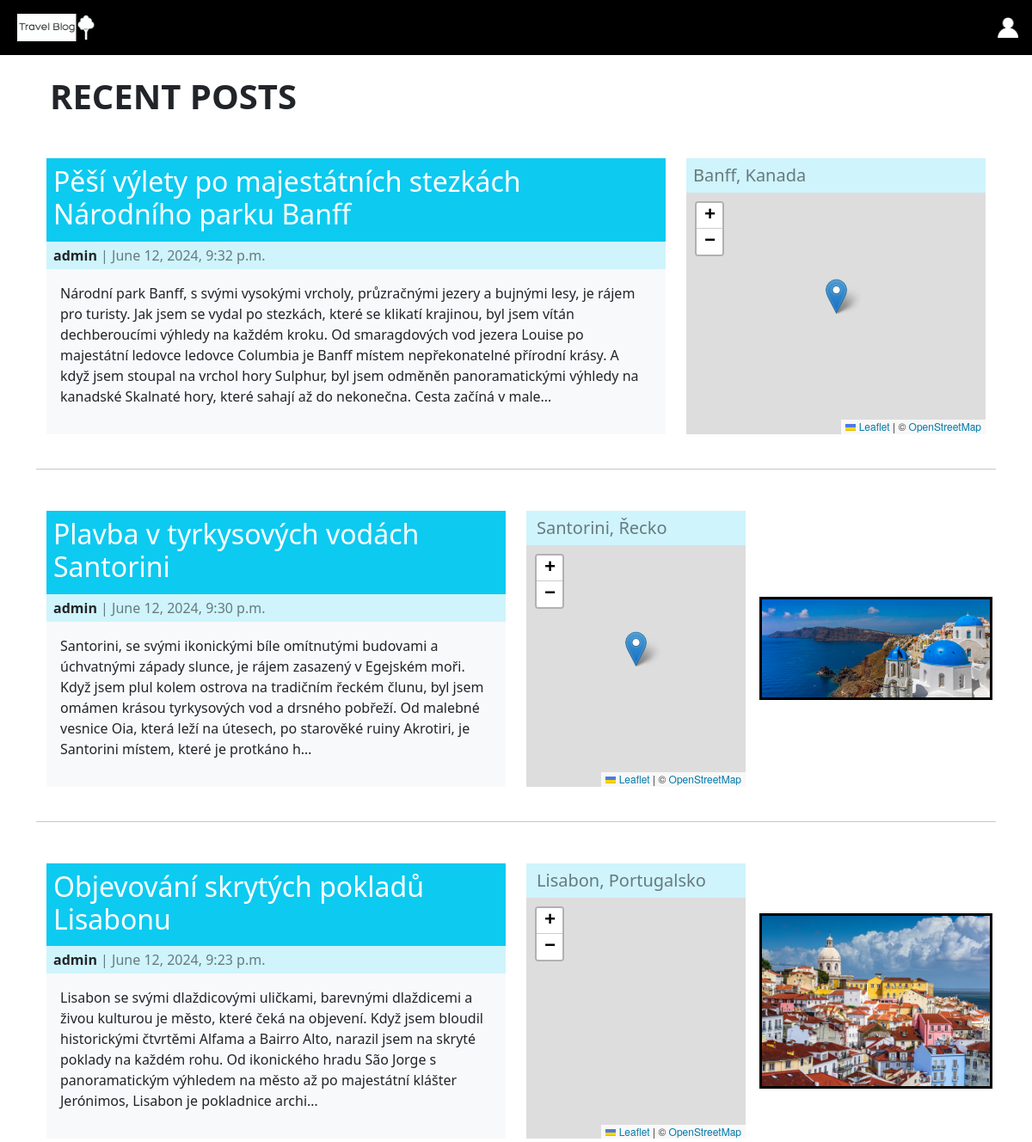
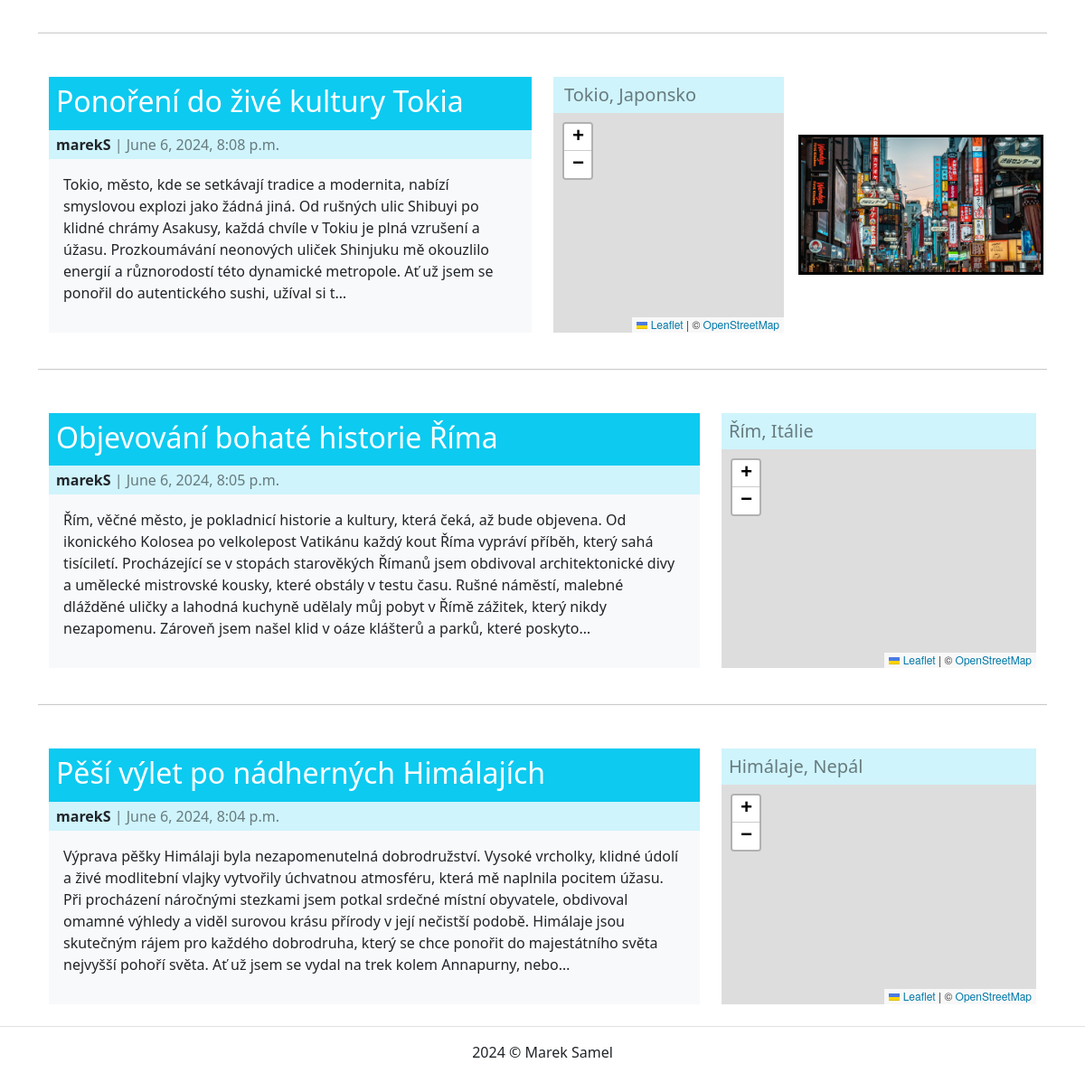
The page / on the database its author committed (2 pictures, top to bottom).
### app/models.py (models this page shows, shortened)
class Post(models.Model):
    title = models.CharField(max_length=255,
                             verbose_name="Post title",
                             help_text="Enter a title",
                             error_messages={"blank": "Enter a title"})
    content = models.TextField(verbose_name="Post text",
                               help_text="Enter post text",
                               error_messages={"blank": "Enter post text"})
    author = models.ForeignKey(User, on_delete=models.CASCADE,
                               verbose_name="Post author")
    created_at = models.DateTimeField(auto_now_add=True,
                                      verbose_name="Post created at")
    updated_at = models.DateTimeField(auto_now=True,
                                      verbose_name="Post updated at")
    location = models.ForeignKey(Location,
                                 on_delete=models.CASCADE,
                                 verbose_name="Post location",
                                 error_messages={"blank": "Enter post location"})
    image = models.ImageField(upload_to='post_media',
                              verbose_name='Post image',
                              blank=True,
                              null=True)
    class Meta:
        ordering = ['-created_at', '-updated_at', 'title', 'location', 'author']
        verbose_name = 'Post'

class Location(models.Model):
    name = models.CharField(max_length=255,
                            verbose_name="Location name",
                            error_messages={'blank': "Enter a location",
                                            'unique': "Enter a unique location"})
    author = models.ForeignKey(User, on_delete=models.CASCADE,
                               verbose_name="Post author")
    latitude = models.FloatField(validators=[MinValueValidator(-90), MaxValueValidator(90)],
                                 error_messages={'blank': "Enter a latitude"})
    longitude = models.FloatField(validators=[MinValueValidator(-180), MaxValueValidator(180)],
                                  error_messages={'blank': "Enter a longitude"})
    description = models.CharField(blank=True,
                                   null=True,
                                   max_length=255)
    creation_time = models.DateTimeField(auto_now_add=True)
    class Meta:
        ordering = ['name', 'latitude', 'longitude']
        verbose_name = 'Location'
    def __str__(self):
        return self.name

### app/views.py (the view)
# urls.py: path('', HomeView.as_view(), name='home'),
class HomeView(ListView):
    model = Post
    template_name = 'home.html'
    context_object_name = 'post'

### app/templates/home.html (shortened to what this page needs)
{% extends 'base.html' %}
{% block content %}
    <h1 class="mt-4 mb-4 ms-3">
        <b>RECENT POSTS</b>
    </h1>
    {% for post in post %}
        {% if post.image %}
            <div class="container mt-5">
                <div class="row d-flex align-items-stretch">
                    <div class="col-md-6 d-flex flex-column">
                        <div class="bg-info p-1">
                            <a href="{% url 'post_detail' post.pk %}" class="text-decoration-none text-white">
                                <h2 class="ps-1 pt-1">{{ post.title|truncatechars:40 }}</h2>
                            </a>
                        </div>
                        <div class="bg-info-subtle p-1">
                            <h7 class="text-black-50 ps-1 pt-1">
                                <a href="{% url 'user' post.author.pk %}"
                                   class="text-decoration-none text-dark"><b>{{ post.author }}</b>
                                    </a>
                                | {{ post.created_at }}
                            </h7>
                        </div>
                        <div class="bg-light p-3 flex-grow-1">
                            <p>{{ post.content|truncatechars:350 }}</p>
                        </div>
                    </div>
                    <div class="col-md-3 d-flex flex-column">
                        <div class="bg-info-subtle p-1">
                            <h5 class="m-1 ps-1 text-black-50">{{ post.location|truncatechars:35 }}</h5>
                        </div>
                        <div id="map{{ forloop.counter }}" style="height: 100%" class="flex-grow-1"></div>
                    </div>
                    <div class="col-md-3 d-flex align-items-center justify-content-center p-1">
                        <div class="d-flex align-items-center justify-content-center"
                             style="width: 100%; height: 100%;">
                            <img src="{{ post.image.url }}" alt="Image error" class="img-fluid"
                                 style="max-height: 100%; object-fit: cover; border: black 3px solid;">
                        </div>
                    </div>
                </div>
            </div>
        {% else %}
            <div class="container mt-5">
                <div class="row d-flex align-items-stretch">
                    <div class="col-md-8 d-flex flex-column">
                        <div class="bg-info p-1">
                            <a href="{% url 'post_detail' post.pk %}" class="text-decoration-none text-white">
                                <h2 class="ps-1 pt-1">{{ post.title }}</h2>
                            </a>
                        </div>
                        <div class="bg-info-subtle p-1">
                            <h7 class="text-black-50 ps-1 pt-1">
                                <a href="{% url 'user' post.author.pk %}"
                                   class="text-decoration-none text-dark"><b>{{ post.author }}</b>
                                    </a>
                                | {{ post.created_at }}
                            </h7>
                        </div>
                        <div class="bg-light p-3 flex-grow-1">
                            <p>{{ post.content|truncatechars:500 }}</p>
                        </div>
                    </div>
                    <div class="col-md-4 d-flex flex-column">
                        <div class="bg-info-subtle p-1">
                            <h5 class="m-1 text-black-50">{{ post.location|truncatechars:35 }}</h5>
                        </div>
                        <div id="map{{ forloop.counter }}" style="height: 100%" class="flex-grow-1"></div>
                    </div>
                </div>
            </div>
        {% endif %}
        {% if not forloop.last %}
            <br>
            <hr>
            {% else %}
            <br>
        {% endif %}
    {% endfor %}
{% endblock %}

### rows shown on the page
Post: title "Pěší výlety po majestátních stezkách Národního parku Banff", author "admin", created_at "June 12, 2024, 9:32 p.m.", content "Národní park Banff, s svými vysokými vrcholy, průzračnými jezery a bujnými lesy, je rájem pro turisty. Jak jsem se vydal po stezkách, které se klikatí krajinou, byl jsem vítán dechberoucími výhledy na každém kroku. Od smaragdových vod jezera Louise po majestátní ledovce ledovce Columbia je Banff místem nepřekonatelné přírodní krásy. A když jsem stoupal na vrchol hory Sulphur, byl jsem odměněn panoramatickými výhledy na kanadské Skalnaté hory, které sahají až do nekonečna. Cesta začíná v male…", location "Banff, Kanada"
Post: title "Plavba v tyrkysových vodách Santorini", author "admin", created_at "June 12, 2024, 9:30 p.m.", content "Santorini, se svými ikonickými bíle omítnutými budovami a úchvatnými západy slunce, je rájem zasazený v Egejském moři. Když jsem plul kolem ostrova na tradičním řeckém člunu, byl jsem omámen krásou tyrkysových vod a drsného pobřeží. Od malebné vesnice Oia, která leží na útesech, po starověké ruiny Akrotiri, je Santorini místem, které je protkáno h…", location "Santorini, Řecko", image (picture)
Post: title "Objevování skrytých pokladů Lisabonu", author "admin", created_at "June 12, 2024, 9:23 p.m.", content "Lisabon se svými dlaždicovými uličkami, barevnými dlaždicemi a živou kulturou je město, které čeká na objevení. Když jsem bloudil historickými čtvrtěmi Alfama a Bairro Alto, narazil jsem na skryté poklady na každém rohu. Od ikonického hradu São Jorge s panoramatickým výhledem na město až po majestátní klášter Jerónimos, Lisabon je pokladnice archi…", location "Lisabon, Portugalsko", image (picture)
Post: title "Ponoření do živé kultury Tokia", author "marekS", created_at "June 6, 2024, 8:08 p.m.", content "Tokio, město, kde se setkávají tradice a modernita, nabízí smyslovou explozi jako žádná jiná. Od rušných ulic Shibuyi po klidné chrámy Asakusy, každá chvíle v Tokiu je plná vzrušení a úžasu. Prozkoumávání neonových uliček Shinjuku mě okouzlilo energií a různorodostí této dynamické metropole. Ať už jsem se ponořil do autentického sushi, užíval si t…", location "Tokio, Japonsko", image (picture)
Post: title "Objevování bohaté historie Říma", author "marekS", created_at "June 6, 2024, 8:05 p.m.", content "Řím, věčné město, je pokladnicí historie a kultury, která čeká, až bude objevena. Od ikonického Kolosea po velkolepost Vatikánu každý kout Říma vypráví příběh, který sahá tisíciletí. Procházející se v stopách starověkých Římanů jsem obdivoval architektonické divy a umělecké mistrovské kousky, které obstály v testu času. Rušné náměstí, malebné dlážděné uličky a lahodná kuchyně udělaly můj pobyt v Římě zážitek, který nikdy nezapomenu. Zároveň jsem našel klid v oáze klášterů a parků, které poskyto…", location "Řím, Itálie"
Post: title "Pěší výlet po nádherných Himálajích", author "marekS", created_at "June 6, 2024, 8:04 p.m.", content "Výprava pěšky Himálaji byla nezapomenutelná dobrodružství. Vysoké vrcholky, klidné údolí a živé modlitební vlajky vytvořily úchvatnou atmosféru, která mě naplnila pocitem úžasu. Při procházení náročnými stezkami jsem potkal srdečné místní obyvatele, obdivoval omamné výhledy a viděl surovou krásu přírody v její nečistší podobě. Himálaje jsou skutečným rájem pro každého dobrodruha, který se chce ponořit do majestátního světa nejvyšší pohoří světa. Ať už jsem se vydal na trek kolem Annapurny, nebo…", location "Himálaje, Nepál"
